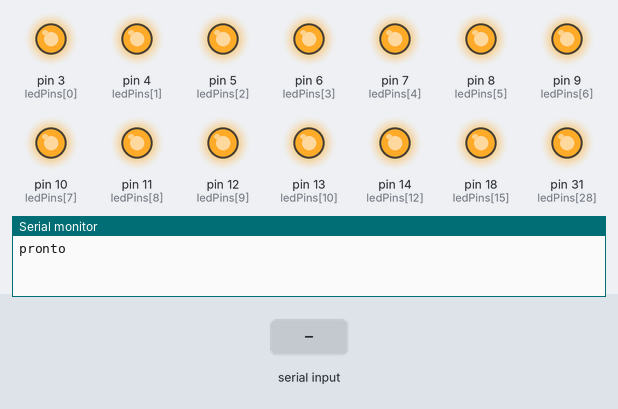
A sketch run on a simulated Arduino Mega 2560, built with avr-gcc and run on an emulated ATmega2560. On the bench: output pins drawn as LEDs (lit = HIGH), the last lines printed to the serial monitor. The inputs (shaded band) are chosen by the test bench.

Above: at 1.2 s.
1.3 s: "A,1\n" received over Serial
At 2.0 s:
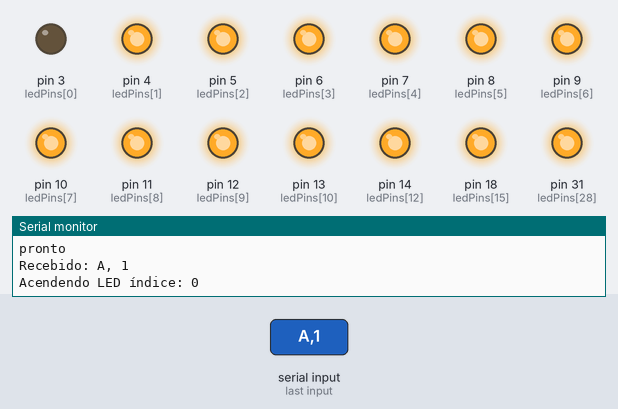
2.8 s: "B,1\n" received over Serial
At 3.2 s:
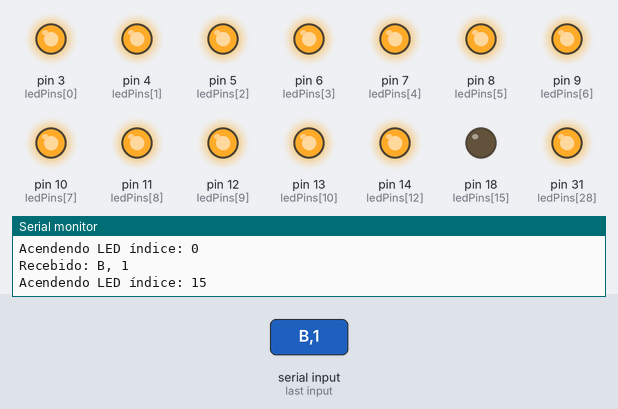
4.3 s: "C,1\n" received over Serial
At 5.5 s:
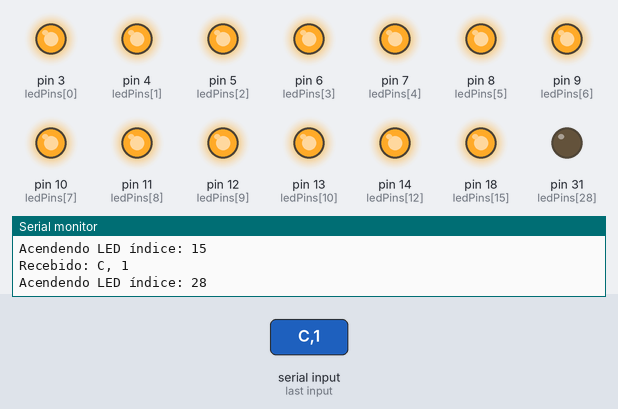
Timing chart, 0 to 7.3 s (numbered marks = the images above; inputs shaded):
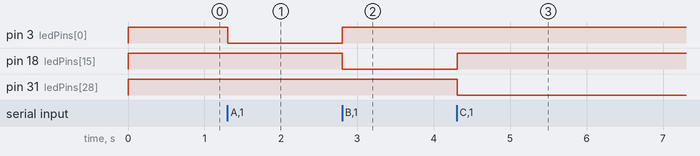

Measured:
- after the input at 1.3 s, pin 3 (ledPins[0]): HIGH → LOW at once
- after the input at 2.8 s, pin 3 (ledPins[0]): LOW → HIGH at once; pin 18 (ledPins[15]): HIGH → LOW at once
- after the input at 4.3 s, pin 18 (ledPins[15]): LOW → HIGH at once; pin 31 (ledPins[28]): HIGH → LOW at once

The sketch:

arduino.ino
```cpp
const int totalLEDs = 43;
const int ledPins[totalLEDs] = {
  3, 4, 5, 6, 7, 8, 9, 10, 11, 12, 13, 15, 14,
  16, 17, 18, 19, 20, 21, 22, 23, 24, 25, 26, 27,
  28, 29, 30, 31, 32, 33, 34, 35, 36, 37, 38,
  39, 40, 41, 42, 43, 44, 45
};

void apagarTodosLEDs() {
  for (int i = 0; i < totalLEDs; i++) {
    digitalWrite(ledPins[i], HIGH);
  }
}

void setup() {
  Serial.begin(9600);
  Serial.println("pronto");

  for (int i = 0; i < totalLEDs; i++) {
    pinMode(ledPins[i], OUTPUT);
    digitalWrite(ledPins[i], HIGH); // Desliga todos
  }
}

void loop() {

  if (Serial.available()) {
    String dados = Serial.readStringUntil('\n');
    dados.trim();

    int separador = dados.indexOf(',');
    if (separador != -1) {
      String evento = dados.substring(0, separador);
      int horario = dados.substring(separador + 1).toInt();

      Serial.print("Recebido: ");
      Serial.print(evento);
      Serial.print(", ");
      Serial.println(horario);

      int arcoIndex = -1;
      if (evento == "A") arcoIndex = 0;
      else if (evento == "B") arcoIndex = 1;
      else if (evento == "C") arcoIndex = 2;

      if (arcoIndex == 0 && horario >= 1 && horario <= 15) {
        int ledIndex = arcoIndex * 0 + horario - 1;
        apagarTodosLEDs();
        digitalWrite(ledPins[ledIndex], LOW);
        Serial.print("Acendendo LED índice: ");
        Serial.println(ledIndex);

      } else if (arcoIndex == 1 && horario >= 1 && horario <= 13) {
        int ledIndex = 15 + horario - 1;
        apagarTodosLEDs();
        digitalWrite(ledPins[ledIndex], LOW);
        Serial.print("Acendendo LED índice: ");
        Serial.println(ledIndex);

      } else if (arcoIndex == 2 && horario >= 1 && horario <= 15) {
        int ledIndex = 28 + horario - 1;
        apagarTodosLEDs();
        digitalWrite(ledPins[ledIndex], LOW);
        Serial.print("Acendendo LED índice: ");
        Serial.println(ledIndex);

      } else {
        Serial.println("Evento ou horário inválido.");
      }
    }
  }
}
```
